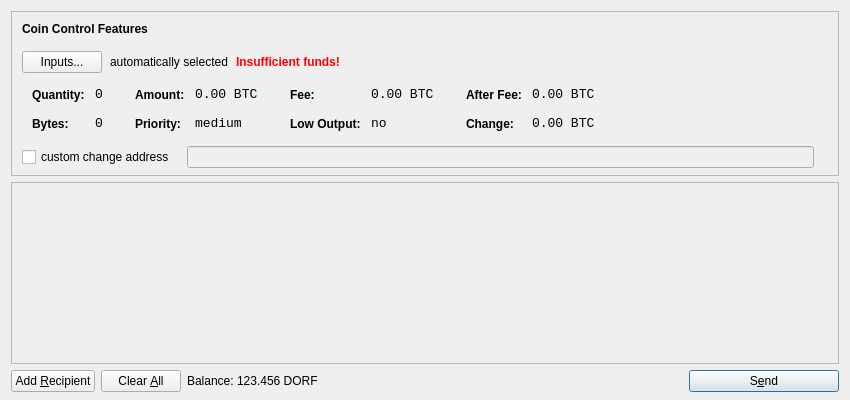
<?xml version="1.0" encoding="UTF-8"?>
<ui version="4.0">
 <class>SendCoinsDialog</class>
 <widget class="QDialog" name="SendCoinsDialog">
  <property name="geometry">
   <rect>
    <x>0</x>
    <y>0</y>
    <width>850</width>
    <height>400</height>
   </rect>
  </property>
  <property name="windowTitle">
   <string>Send Coins</string>
  </property>
  <layout class="QVBoxLayout" name="verticalLayout" stretch="0,1,0">
   <property name="bottomMargin">
    <number>8</number>
   </property>
   <item>
    <widget class="QFrame" name="frameCoinControl">
     <property name="sizePolicy">
      <sizepolicy hsizetype="Expanding" vsizetype="Expanding">
       <horstretch>0</horstretch>
       <verstretch>0</verstretch>
      </sizepolicy>
     </property>
     <property name="maximumSize">
      <size>
       <width>16777215</width>
       <height>16777215</height>
      </size>
     </property>
     <property name="frameShape">
      <enum>QFrame::StyledPanel</enum>
     </property>
     <property name="frameShadow">
      <enum>QFrame::Sunken</enum>
     </property>
     <layout class="QVBoxLayout" name="verticalLayoutCoinControl2">
      <property name="spacing">
       <number>-1</number>
      </property>
      <property name="leftMargin">
       <number>0</number>
      </property>
      <property name="topMargin">
       <number>0</number>
      </property>
      <property name="rightMargin">
       <number>0</number>
      </property>
      <property name="bottomMargin">
       <number>6</number>
      </property>
      <item>
       <layout class="QVBoxLayout" name="verticalLayoutCoinControl" stretch="0,0,0,0,1">
        <property name="spacing">
         <number>0</number>
        </property>
        <property name="leftMargin">
         <number>10</number>
        </property>
        <property name="topMargin">
         <number>10</number>
        </property>
        <item>
         <layout class="QHBoxLayout" name="horizontalLayoutCoinControl1">
          <property name="bottomMargin">
           <number>15</number>
          </property>
          <item>
           <widget class="QLabel" name="labelCoinControlFeatures">
            <property name="sizePolicy">
             <sizepolicy hsizetype="Preferred" vsizetype="Maximum">
              <horstretch>0</horstretch>
              <verstretch>0</verstretch>
             </sizepolicy>
            </property>
            <property name="font">
             <font>
              <weight>75</weight>
              <bold>true</bold>
             </font>
            </property>
            <property name="styleSheet">
             <string notr="true">font-weight:bold;</string>
            </property>
            <property name="text">
             <string>Coin Control Features</string>
            </property>
           </widget>
          </item>
         </layout>
        </item>
        <item>
         <layout class="QHBoxLayout" name="horizontalLayoutCoinControl2" stretch="0,0,0,0">
          <property name="spacing">
           <number>8</number>
          </property>
          <property name="bottomMargin">
           <number>10</number>
          </property>
          <item>
           <widget class="QPushButton" name="pushButtonCoinControl">
            <property name="styleSheet">
             <string notr="true"/>
            </property>
            <property name="text">
             <string>Inputs...</string>
            </property>
           </widget>
          </item>
          <item>
           <widget class="QLabel" name="labelCoinControlAutomaticallySelected">
            <property name="text">
             <string>automatically selected</string>
            </property>
            <property name="margin">
             <number>5</number>
            </property>
           </widget>
          </item>
          <item>
           <widget class="QLabel" name="labelCoinControlInsuffFunds">
            <property name="font">
             <font>
              <weight>75</weight>
              <bold>true</bold>
             </font>
            </property>
            <property name="styleSheet">
             <string notr="true">color:red;font-weight:bold;</string>
            </property>
            <property name="text">
             <string>Insufficient funds!</string>
            </property>
            <property name="margin">
             <number>5</number>
            </property>
           </widget>
          </item>
          <item>
           <spacer name="horizontalSpacerCoinControl">
            <property name="orientation">
             <enum>Qt::Horizontal</enum>
            </property>
            <property name="sizeHint" stdset="0">
             <size>
              <width>40</width>
              <height>1</height>
             </size>
            </property>
           </spacer>
          </item>
         </layout>
        </item>
        <item>
         <widget class="QWidget" name="widgetCoinControl" native="true">
          <property name="sizePolicy">
           <sizepolicy hsizetype="Preferred" vsizetype="Preferred">
            <horstretch>0</horstretch>
            <verstretch>0</verstretch>
           </sizepolicy>
          </property>
          <property name="minimumSize">
           <size>
            <width>0</width>
            <height>0</height>
           </size>
          </property>
          <property name="styleSheet">
           <string notr="true"/>
          </property>
          <layout class="QHBoxLayout" name="horizontalLayoutCoinControl5">
           <property name="margin">
            <number>0</number>
           </property>
           <item>
            <layout class="QHBoxLayout" name="horizontalLayoutCoinControl3" stretch="0,0,0,1">
             <property name="spacing">
              <number>20</number>
             </property>
             <property name="topMargin">
              <number>0</number>
             </property>
             <property name="bottomMargin">
              <number>10</number>
             </property>
             <item>
              <layout class="QFormLayout" name="formLayoutCoinControl1">
               <property name="horizontalSpacing">
                <number>10</number>
               </property>
               <property name="verticalSpacing">
                <number>14</number>
               </property>
               <property name="leftMargin">
                <number>10</number>
               </property>
               <property name="topMargin">
                <number>4</number>
               </property>
               <property name="rightMargin">
                <number>6</number>
               </property>
               <item row="0" column="0">
                <widget class="QLabel" name="labelCoinControlQuantityText">
                 <property name="styleSheet">
                  <string notr="true">font-weight:bold;</string>
                 </property>
                 <property name="text">
                  <string>Quantity:</string>
                 </property>
                 <property name="margin">
                  <number>0</number>
                 </property>
                </widget>
               </item>
               <item row="0" column="1">
                <widget class="QLabel" name="labelCoinControlQuantity">
                 <property name="font">
                  <font>
                   <family>Monospace</family>
                   <pointsize>10</pointsize>
                  </font>
                 </property>
                 <property name="cursor">
                  <cursorShape>IBeamCursor</cursorShape>
                 </property>
                 <property name="contextMenuPolicy">
                  <enum>Qt::ActionsContextMenu</enum>
                 </property>
                 <property name="text">
                  <string notr="true">0</string>
                 </property>
                 <property name="margin">
                  <number>0</number>
                 </property>
                 <property name="textInteractionFlags">
                  <set>Qt::LinksAccessibleByMouse|Qt::TextSelectableByKeyboard|Qt::TextSelectableByMouse</set>
                 </property>
                </widget>
               </item>
               <item row="1" column="0">
                <widget class="QLabel" name="labelCoinControlBytesText">
                 <property name="styleSheet">
                  <string notr="true">font-weight:bold;</string>
                 </property>
                 <property name="text">
                  <string>Bytes:</string>
                 </property>
                </widget>
               </item>
               <item row="1" column="1">
                <widget class="QLabel" name="labelCoinControlBytes">
                 <property name="font">
                  <font>
                   <family>Monospace</family>
                   <pointsize>10</pointsize>
                  </font>
                 </property>
                 <property name="cursor">
                  <cursorShape>IBeamCursor</cursorShape>
                 </property>
                 <property name="contextMenuPolicy">
                  <enum>Qt::ActionsContextMenu</enum>
                 </property>
                 <property name="text">
                  <string notr="true">0</string>
                 </property>
                 <property name="textInteractionFlags">
                  <set>Qt::LinksAccessibleByMouse|Qt::TextSelectableByKeyboard|Qt::TextSelectableByMouse</set>
                 </property>
                </widget>
               </item>
              </layout>
             </item>
             <item>
              <layout class="QFormLayout" name="formLayoutCoinControl2">
               <property name="horizontalSpacing">
                <number>10</number>
               </property>
               <property name="verticalSpacing">
                <number>14</number>
               </property>
               <property name="leftMargin">
                <number>6</number>
               </property>
               <property name="topMargin">
                <number>4</number>
               </property>
               <property name="rightMargin">
                <number>6</number>
               </property>
               <item row="0" column="0">
                <widget class="QLabel" name="labelCoinControlAmountText">
                 <property name="styleSheet">
                  <string notr="true">font-weight:bold;</string>
                 </property>
                 <property name="text">
                  <string>Amount:</string>
                 </property>
                 <property name="margin">
                  <number>0</number>
                 </property>
                </widget>
               </item>
               <item row="0" column="1">
                <widget class="QLabel" name="labelCoinControlAmount">
                 <property name="font">
                  <font>
                   <family>Monospace</family>
                   <pointsize>10</pointsize>
                  </font>
                 </property>
                 <property name="cursor">
                  <cursorShape>IBeamCursor</cursorShape>
                 </property>
                 <property name="contextMenuPolicy">
                  <enum>Qt::ActionsContextMenu</enum>
                 </property>
                 <property name="text">
                  <string notr="true">0.00 BTC</string>
                 </property>
                 <property name="textInteractionFlags">
                  <set>Qt::LinksAccessibleByMouse|Qt::TextSelectableByKeyboard|Qt::TextSelectableByMouse</set>
                 </property>
                </widget>
               </item>
               <item row="1" column="0">
                <widget class="QLabel" name="labelCoinControlPriorityText">
                 <property name="styleSheet">
                  <string notr="true">font-weight:bold;</string>
                 </property>
                 <property name="text">
                  <string>Priority:</string>
                 </property>
                </widget>
               </item>
               <item row="1" column="1">
                <widget class="QLabel" name="labelCoinControlPriority">
                 <property name="font">
                  <font>
                   <family>Monospace</family>
                   <pointsize>10</pointsize>
                  </font>
                 </property>
                 <property name="cursor">
                  <cursorShape>IBeamCursor</cursorShape>
                 </property>
                 <property name="contextMenuPolicy">
                  <enum>Qt::ActionsContextMenu</enum>
                 </property>
                 <property name="text">
                  <string>medium</string>
                 </property>
                 <property name="textInteractionFlags">
                  <set>Qt::LinksAccessibleByMouse|Qt::TextSelectableByKeyboard|Qt::TextSelectableByMouse</set>
                 </property>
                </widget>
               </item>
              </layout>
             </item>
             <item>
              <layout class="QFormLayout" name="formLayoutCoinControl3">
               <property name="horizontalSpacing">
                <number>10</number>
               </property>
               <property name="verticalSpacing">
                <number>14</number>
               </property>
               <property name="leftMargin">
                <number>6</number>
               </property>
               <property name="topMargin">
                <number>4</number>
               </property>
               <property name="rightMargin">
                <number>6</number>
               </property>
               <item row="0" column="0">
                <widget class="QLabel" name="labelCoinControlFeeText">
                 <property name="styleSheet">
                  <string notr="true">font-weight:bold;</string>
                 </property>
                 <property name="text">
                  <string>Fee:</string>
                 </property>
                 <property name="margin">
                  <number>0</number>
                 </property>
                </widget>
               </item>
               <item row="0" column="1">
                <widget class="QLabel" name="labelCoinControlFee">
                 <property name="font">
                  <font>
                   <family>Monospace</family>
                   <pointsize>10</pointsize>
                  </font>
                 </property>
                 <property name="cursor">
                  <cursorShape>IBeamCursor</cursorShape>
                 </property>
                 <property name="contextMenuPolicy">
                  <enum>Qt::ActionsContextMenu</enum>
                 </property>
                 <property name="text">
                  <string notr="true">0.00 BTC</string>
                 </property>
                 <property name="textInteractionFlags">
                  <set>Qt::LinksAccessibleByMouse|Qt::TextSelectableByKeyboard|Qt::TextSelectableByMouse</set>
                 </property>
                </widget>
               </item>
               <item row="1" column="0">
                <widget class="QLabel" name="labelCoinControlLowOutputText">
                 <property name="styleSheet">
                  <string notr="true">font-weight:bold;</string>
                 </property>
                 <property name="text">
                  <string>Low Output:</string>
                 </property>
                </widget>
               </item>
               <item row="1" column="1">
                <widget class="QLabel" name="labelCoinControlLowOutput">
                 <property name="font">
                  <font>
                   <family>Monospace</family>
                   <pointsize>10</pointsize>
                  </font>
                 </property>
                 <property name="cursor">
                  <cursorShape>IBeamCursor</cursorShape>
                 </property>
                 <property name="contextMenuPolicy">
                  <enum>Qt::ActionsContextMenu</enum>
                 </property>
                 <property name="text">
                  <string>no</string>
                 </property>
                 <property name="textInteractionFlags">
                  <set>Qt::LinksAccessibleByMouse|Qt::TextSelectableByKeyboard|Qt::TextSelectableByMouse</set>
                 </property>
                </widget>
               </item>
              </layout>
             </item>
             <item>
              <layout class="QFormLayout" name="formLayoutCoinControl4">
               <property name="horizontalSpacing">
                <number>10</number>
               </property>
               <property name="verticalSpacing">
                <number>14</number>
               </property>
               <property name="leftMargin">
                <number>6</number>
               </property>
               <property name="topMargin">
                <number>4</number>
               </property>
               <property name="rightMargin">
                <number>6</number>
               </property>
               <item row="0" column="0">
                <widget class="QLabel" name="labelCoinControlAfterFeeText">
                 <property name="styleSheet">
                  <string notr="true">font-weight:bold;</string>
                 </property>
                 <property name="text">
                  <string>After Fee:</string>
                 </property>
                 <property name="margin">
                  <number>0</number>
                 </property>
                </widget>
               </item>
               <item row="0" column="1">
                <widget class="QLabel" name="labelCoinControlAfterFee">
                 <property name="font">
                  <font>
                   <family>Monospace</family>
                   <pointsize>10</pointsize>
                  </font>
                 </property>
                 <property name="cursor">
                  <cursorShape>IBeamCursor</cursorShape>
                 </property>
                 <property name="contextMenuPolicy">
                  <enum>Qt::ActionsContextMenu</enum>
                 </property>
                 <property name="text">
                  <string notr="true">0.00 BTC</string>
                 </property>
                 <property name="textInteractionFlags">
                  <set>Qt::LinksAccessibleByMouse|Qt::TextSelectableByKeyboard|Qt::TextSelectableByMouse</set>
                 </property>
                </widget>
               </item>
               <item row="1" column="0">
                <widget class="QLabel" name="labelCoinControlChangeText">
                 <property name="styleSheet">
                  <string notr="true">font-weight:bold;</string>
                 </property>
                 <property name="text">
                  <string>Change:</string>
                 </property>
                </widget>
               </item>
               <item row="1" column="1">
                <widget class="QLabel" name="labelCoinControlChange">
                 <property name="font">
                  <font>
                   <family>Monospace</family>
                   <pointsize>10</pointsize>
                  </font>
                 </property>
                 <property name="cursor">
                  <cursorShape>IBeamCursor</cursorShape>
                 </property>
                 <property name="contextMenuPolicy">
                  <enum>Qt::ActionsContextMenu</enum>
                 </property>
                 <property name="text">
                  <string notr="true">0.00 BTC</string>
                 </property>
                 <property name="textInteractionFlags">
                  <set>Qt::LinksAccessibleByMouse|Qt::TextSelectableByKeyboard|Qt::TextSelectableByMouse</set>
                 </property>
                </widget>
               </item>
              </layout>
             </item>
            </layout>
           </item>
          </layout>
         </widget>
        </item>
        <item>
         <layout class="QHBoxLayout" name="horizontalLayoutCoinControl4" stretch="0,0,0">
          <property name="spacing">
           <number>12</number>
          </property>
          <property name="sizeConstraint">
           <enum>QLayout::SetDefaultConstraint</enum>
          </property>
          <property name="topMargin">
           <number>5</number>
          </property>
          <property name="rightMargin">
           <number>5</number>
          </property>
          <item>
           <widget class="QCheckBox" name="checkBoxCoinControlChange">
            <property name="text">
             <string>custom change address</string>
            </property>
           </widget>
          </item>
          <item>
           <widget class="QLineEdit" name="lineEditCoinControlChange">
            <property name="enabled">
             <bool>false</bool>
            </property>
            <property name="sizePolicy">
             <sizepolicy hsizetype="Expanding" vsizetype="Fixed">
              <horstretch>0</horstretch>
              <verstretch>0</verstretch>
             </sizepolicy>
            </property>
           </widget>
          </item>
          <item>
           <widget class="QLabel" name="labelCoinControlChangeLabel">
            <property name="sizePolicy">
             <sizepolicy hsizetype="Preferred" vsizetype="Expanding">
              <horstretch>0</horstretch>
              <verstretch>0</verstretch>
             </sizepolicy>
            </property>
            <property name="minimumSize">
             <size>
              <width>0</width>
              <height>0</height>
             </size>
            </property>
            <property name="text">
             <string/>
            </property>
            <property name="margin">
             <number>3</number>
            </property>
           </widget>
          </item>
         </layout>
        </item>
        <item>
         <spacer name="verticalSpacerCoinControl">
          <property name="orientation">
           <enum>Qt::Vertical</enum>
          </property>
          <property name="sizeHint" stdset="0">
           <size>
            <width>800</width>
            <height>1</height>
           </size>
          </property>
         </spacer>
        </item>
       </layout>
      </item>
     </layout>
    </widget>
   </item>
   <item>
    <widget class="QScrollArea" name="scrollArea">
     <property name="widgetResizable">
      <bool>true</bool>
     </property>
     <widget class="QWidget" name="scrollAreaWidgetContents">
      <property name="geometry">
       <rect>
        <x>0</x>
        <y>0</y>
        <width>830</width>
        <height>165</height>
       </rect>
      </property>
      <layout class="QVBoxLayout" name="verticalLayout_2">
       <property name="margin">
        <number>0</number>
       </property>
       <item>
        <layout class="QVBoxLayout" name="entries">
         <property name="spacing">
          <number>6</number>
         </property>
        </layout>
       </item>
       <item>
        <spacer name="verticalSpacer">
         <property name="orientation">
          <enum>Qt::Vertical</enum>
         </property>
         <property name="sizeHint" stdset="0">
          <size>
           <width>20</width>
           <height>40</height>
          </size>
         </property>
        </spacer>
       </item>
      </layout>
     </widget>
    </widget>
   </item>
   <item>
    <layout class="QHBoxLayout" name="horizontalLayout">
     <item>
      <widget class="QPushButton" name="addButton">
       <property name="toolTip">
        <string>Send to multiple recipients at once</string>
       </property>
       <property name="text">
        <string>Add &amp;Recipient</string>
       </property>
       <property name="icon">
        <iconset resource="../bitcoin.qrc">
         <normaloff>:/icons/add</normaloff>:/icons/add</iconset>
       </property>
       <property name="autoDefault">
        <bool>false</bool>
       </property>
      </widget>
     </item>
     <item>
      <widget class="QPushButton" name="clearButton">
       <property name="sizePolicy">
        <sizepolicy hsizetype="Minimum" vsizetype="Fixed">
         <horstretch>0</horstretch>
         <verstretch>0</verstretch>
        </sizepolicy>
       </property>
       <property name="toolTip">
        <string>Remove all transaction fields</string>
       </property>
       <property name="text">
        <string>Clear &amp;All</string>
       </property>
       <property name="icon">
        <iconset resource="../bitcoin.qrc">
         <normaloff>:/icons/remove</normaloff>:/icons/remove</iconset>
       </property>
       <property name="autoRepeatDelay">
        <number>300</number>
       </property>
       <property name="autoDefault">
        <bool>false</bool>
       </property>
      </widget>
     </item>
     <item>
      <layout class="QHBoxLayout" name="horizontalLayout_2">
       <property name="spacing">
        <number>3</number>
       </property>
       <item>
        <widget class="QLabel" name="label">
         <property name="text">
          <string>Balance:</string>
         </property>
        </widget>
       </item>
       <item>
        <widget class="QLabel" name="labelBalance">
         <property name="cursor">
          <cursorShape>IBeamCursor</cursorShape>
         </property>
         <property name="text">
          <string>123.456 DORF</string>
         </property>
         <property name="textInteractionFlags">
          <set>Qt::LinksAccessibleByMouse|Qt::TextSelectableByKeyboard|Qt::TextSelectableByMouse</set>
         </property>
        </widget>
       </item>
      </layout>
     </item>
     <item>
      <spacer name="horizontalSpacer">
       <property name="orientation">
        <enum>Qt::Horizontal</enum>
       </property>
       <property name="sizeHint" stdset="0">
        <size>
         <width>40</width>
         <height>20</height>
        </size>
       </property>
      </spacer>
     </item>
     <item>
      <widget class="QPushButton" name="sendButton">
       <property name="minimumSize">
        <size>
         <width>150</width>
         <height>0</height>
        </size>
       </property>
       <property name="toolTip">
        <string>Confirm the send action</string>
       </property>
       <property name="text">
        <string>S&amp;end</string>
       </property>
       <property name="icon">
        <iconset resource="../bitcoin.qrc">
         <normaloff>:/icons/send</normaloff>:/icons/send</iconset>
       </property>
       <property name="default">
        <bool>true</bool>
       </property>
      </widget>
     </item>
    </layout>
   </item>
  </layout>
 </widget>
 <resources>
  <include location="../bitcoin.qrc"/>
 </resources>
 <connections/>
</ui>
